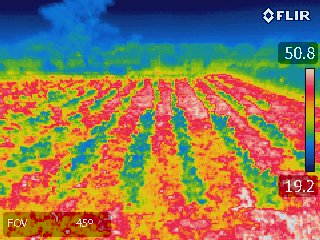
#> input picture data/images/image_1_IR.jpg, 320 x 240 px
$ jupyter execute --allow-errors proyecto_ir.ipynb
#> lines starting #> are read from the running program, lines starting #| are printed output that depends on the picture
[cell 1]
import os
import numpy as np
from matplotlib import pyplot as plt
from skimage.io import imread, imsave
import pandas as pd
import cv2

[cell 2]
I = imread('../data/images/image_1_IR.jpg')
#> I is the input picture: shape (240, 320, 3); mean R, G, B 143.3, 120.2, 85
plt.imshow(I)

[cell 3]
t_max_1=I[46:60,282:295]
t_max_2=I[46:60,291:304]
t_max_3=I[46:60,304:317]
t_min_1=I[179:193,282:295]
t_min_2=I[179:193,291:304]
t_min_3=I[179:193,304:317]

_ , t_max_1=cv2.threshold(t_max_1.mean(axis=2),190,255,cv2.THRESH_BINARY_INV)
_ , t_max_2=cv2.threshold(t_max_2.mean(axis=2),190,255,cv2.THRESH_BINARY_INV)
_ , t_max_3=cv2.threshold(t_max_3.mean(axis=2),190,255,cv2.THRESH_BINARY_INV)
_ , t_min_1=cv2.threshold(t_min_1.mean(axis=2),190,255,cv2.THRESH_BINARY_INV)
_ , t_min_2=cv2.threshold(t_min_2.mean(axis=2),190,255,cv2.THRESH_BINARY_INV)
_ , t_min_3=cv2.threshold(t_min_3.mean(axis=2),190,255,cv2.THRESH_BINARY_INV)

fig, ax = plt.subplots(2,3)
ax[0,0].imshow(t_max_1, cmap='gray')
ax[0,1].imshow(t_max_2, cmap='gray')
ax[0,2].imshow(t_max_3, cmap='gray')
ax[1,0].imshow(t_min_1, cmap='gray')
ax[1,1].imshow(t_min_2, cmap='gray')
ax[1,2].imshow(t_min_3, cmap='gray')
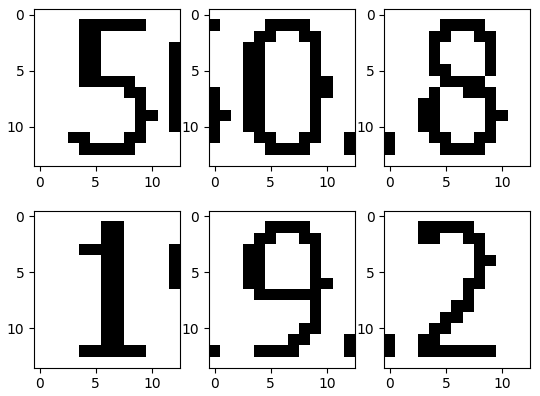
#> figure drawn by matplotlib, 6 panels

#> (a cell that did not finish here is left out)

[cell 5]
# [12 lines left out: function match_digit, not called in this run]

#> (a cell that did not finish here is left out)

[cell 7]
perfil= I[72:167,310,:].astype(np.float32)
#> perfil = 95 rows, first 8: [217, 184, 149], [221, 178, 144], [223, 169, 145], [226, 159, 143], [228, 149, 142], [229, 140, 136], [230, 132, 129], [231, 126, 130]
saltos= perfil.shape[0]-1
#> saltos = 94
#> (the rest of this cell did not finish here and is left out)

#> (a cell that did not finish here is left out)

[cell 9]
# Dimensiones de la imagen de entrada
m, n, _ = I.shape
#> m = 240; n = 320
# Aplana la matriz a una lista de puntos para facilitar los cálculos
colores = I.reshape(-1, 1, 3).astype(np.float32)

# Calcula las distancias y encuentra el índice del punto más cercano
distancias = np.sqrt(np.sum((colores - perfil)**2, axis=2))
indices = np.argmin(distancias, axis=1)
# Reforma los índices a la forma original MxN
indices_m = indices.reshape(m, n)
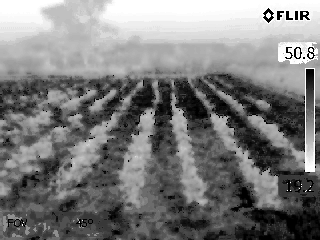
#> indices_m: shape (240, 320) int64; min 0, max 94, mean 46; drawn with min black and max white

#> (the rest of this cell did not finish here and is left out)

$ run again, with data/images/image_2_IR.jpg copied over data/images/image_1_IR.jpg
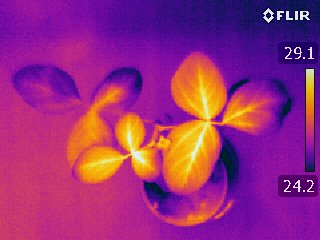
#> input picture data/images/image_2_IR.jpg, 320 x 240 px
#> I is the input picture: shape (240, 320, 3); mean R, G, B 150.2, 44.2, 124.1
#> perfil = 95 rows, first 8: [207, 221, 170], [208, 220, 156], [208, 219, 143], [211, 217, 129], [211, 216, 114], [212, 214, 104], [212, 212, 98], [214, 209, 91]
#> `indices_m = indices.reshape(m, n)`:
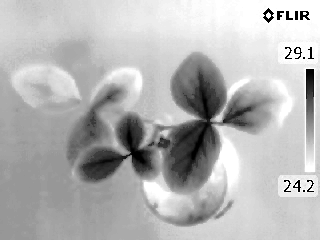
#> indices_m: shape (240, 320) int64; min 0, max 94, mean 66.9; drawn with min black and max white
